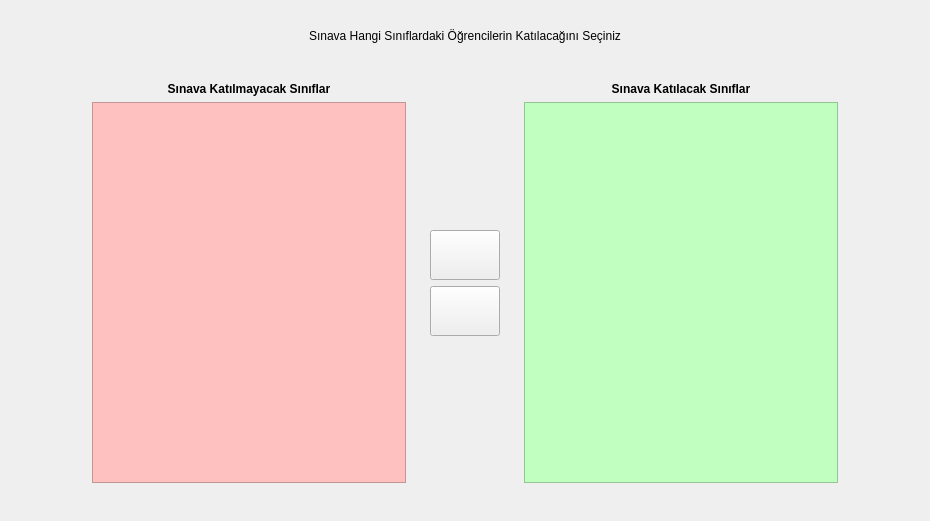
<?xml version="1.0" encoding="UTF-8"?>
<ui version="4.0">
 <class>ikoOSKAR::UI::NSClassPickerUi</class>
 <widget class="QWidget" name="ikoOSKAR::UI::NSClassPickerUi">
  <property name="geometry">
   <rect>
    <x>0</x>
    <y>0</y>
    <width>930</width>
    <height>521</height>
   </rect>
  </property>
  <property name="windowTitle">
   <string>Form</string>
  </property>
  <layout class="QHBoxLayout" name="horizontalLayout">
   <item>
    <widget class="QFrame" name="frame">
     <property name="maximumSize">
      <size>
       <width>800</width>
       <height>16777215</height>
      </size>
     </property>
     <property name="frameShape">
      <enum>QFrame::NoFrame</enum>
     </property>
     <property name="frameShadow">
      <enum>QFrame::Raised</enum>
     </property>
     <layout class="QVBoxLayout" name="verticalLayout">
      <item>
       <widget class="QFrame" name="frmHeader">
        <property name="frameShape">
         <enum>QFrame::NoFrame</enum>
        </property>
        <property name="frameShadow">
         <enum>QFrame::Raised</enum>
        </property>
        <layout class="QVBoxLayout" name="verticalLayout_2">
         <item>
          <widget class="QLabel" name="lblHeader">
           <property name="maximumSize">
            <size>
             <width>16777215</width>
             <height>30</height>
            </size>
           </property>
           <property name="text">
            <string>Sınava Hangi Sınıflardaki Öğrencilerin Katılacağını Seçiniz</string>
           </property>
           <property name="alignment">
            <set>Qt::AlignCenter</set>
           </property>
          </widget>
         </item>
         <item>
          <widget class="QWidget" name="wdFiller" native="true"/>
         </item>
        </layout>
       </widget>
      </item>
      <item>
       <widget class="QFrame" name="frmForm">
        <property name="frameShape">
         <enum>QFrame::NoFrame</enum>
        </property>
        <property name="lineWidth">
         <number>0</number>
        </property>
        <layout class="QHBoxLayout" name="horizontalLayout_2">
         <item>
          <widget class="QFrame" name="frame_2">
           <property name="frameShape">
            <enum>QFrame::NoFrame</enum>
           </property>
           <property name="frameShadow">
            <enum>QFrame::Raised</enum>
           </property>
           <layout class="QVBoxLayout" name="verticalLayout_3">
            <item>
             <widget class="QLabel" name="label">
              <property name="styleSheet">
               <string notr="true">font-weight: 800;</string>
              </property>
              <property name="text">
               <string>Sınava Katılmayacak Sınıflar</string>
              </property>
              <property name="alignment">
               <set>Qt::AlignCenter</set>
              </property>
             </widget>
            </item>
            <item>
             <widget class="QListView" name="lsNotAttending">
              <property name="styleSheet">
               <string notr="true">background: #FFC0C0</string>
              </property>
              <property name="editTriggers">
               <set>QAbstractItemView::NoEditTriggers</set>
              </property>
              <property name="selectionMode">
               <enum>QAbstractItemView::MultiSelection</enum>
              </property>
             </widget>
            </item>
           </layout>
          </widget>
         </item>
         <item>
          <widget class="QFrame" name="frame_3">
           <property name="frameShape">
            <enum>QFrame::NoFrame</enum>
           </property>
           <property name="frameShadow">
            <enum>QFrame::Raised</enum>
           </property>
           <layout class="QVBoxLayout" name="verticalLayout_5">
            <item>
             <spacer name="verticalSpacer">
              <property name="orientation">
               <enum>Qt::Vertical</enum>
              </property>
              <property name="sizeHint" stdset="0">
               <size>
                <width>20</width>
                <height>40</height>
               </size>
              </property>
             </spacer>
            </item>
            <item>
             <widget class="QPushButton" name="btnAddClass">
              <property name="minimumSize">
               <size>
                <width>70</width>
                <height>50</height>
               </size>
              </property>
              <property name="maximumSize">
               <size>
                <width>70</width>
                <height>16777215</height>
               </size>
              </property>
              <property name="text">
               <string/>
              </property>
              <property name="flat">
               <bool>false</bool>
              </property>
             </widget>
            </item>
            <item>
             <widget class="QPushButton" name="btnRmClass">
              <property name="minimumSize">
               <size>
                <width>70</width>
                <height>50</height>
               </size>
              </property>
              <property name="maximumSize">
               <size>
                <width>70</width>
                <height>16777215</height>
               </size>
              </property>
              <property name="text">
               <string/>
              </property>
              <property name="flat">
               <bool>false</bool>
              </property>
             </widget>
            </item>
            <item>
             <spacer name="verticalSpacer_2">
              <property name="orientation">
               <enum>Qt::Vertical</enum>
              </property>
              <property name="sizeHint" stdset="0">
               <size>
                <width>20</width>
                <height>40</height>
               </size>
              </property>
             </spacer>
            </item>
           </layout>
          </widget>
         </item>
         <item>
          <widget class="QFrame" name="frame_4">
           <property name="frameShape">
            <enum>QFrame::NoFrame</enum>
           </property>
           <property name="frameShadow">
            <enum>QFrame::Raised</enum>
           </property>
           <layout class="QVBoxLayout" name="verticalLayout_4">
            <item>
             <widget class="QLabel" name="label_2">
              <property name="styleSheet">
               <string notr="true">font-weight: 800;</string>
              </property>
              <property name="text">
               <string>Sınava Katılacak Sınıflar</string>
              </property>
              <property name="alignment">
               <set>Qt::AlignCenter</set>
              </property>
             </widget>
            </item>
            <item>
             <widget class="QListView" name="lsAttending">
              <property name="styleSheet">
               <string notr="true">background: #C0FFC0</string>
              </property>
              <property name="editTriggers">
               <set>QAbstractItemView::NoEditTriggers</set>
              </property>
              <property name="selectionMode">
               <enum>QAbstractItemView::MultiSelection</enum>
              </property>
             </widget>
            </item>
           </layout>
          </widget>
         </item>
        </layout>
       </widget>
      </item>
     </layout>
    </widget>
   </item>
  </layout>
 </widget>
 <resources/>
 <connections/>
</ui>
